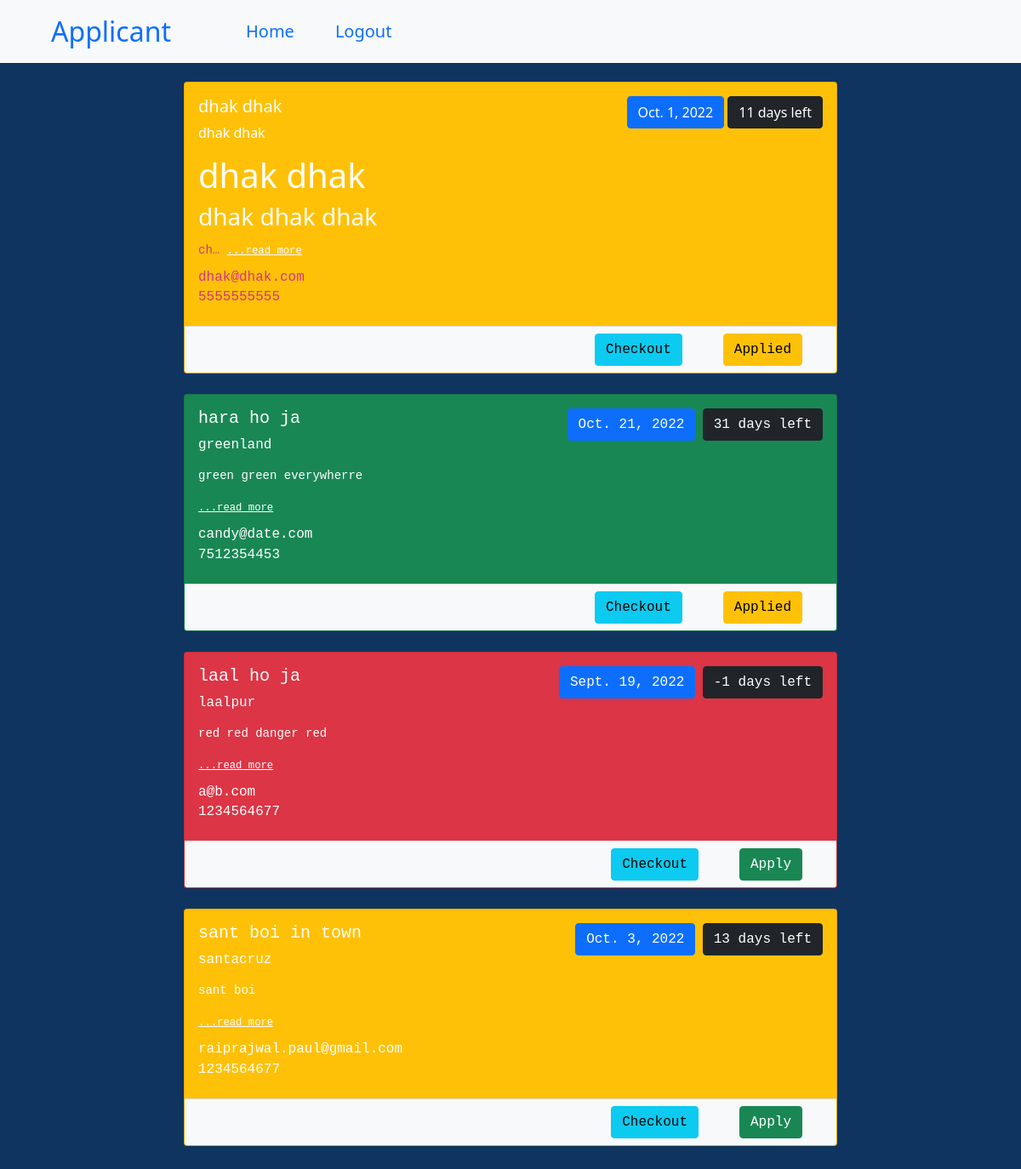
The page /dashboard/16 (signed in) on the database as committed earlier.
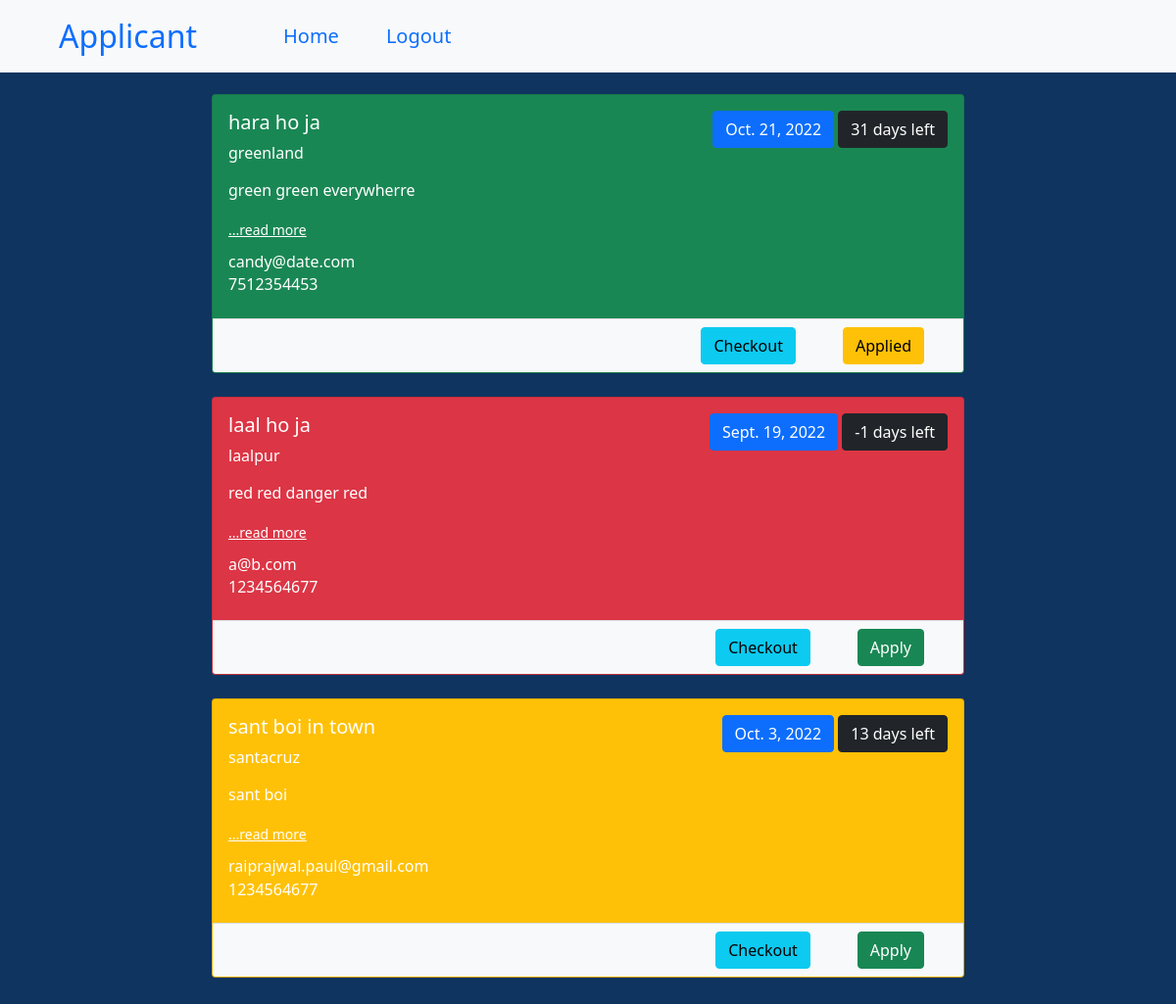
The same page on the database as committed later.
### board/models.py (models this page shows)
class Job(models.Model):
    title = models.CharField(max_length=250)
    description = models.TextField(max_length=500)
    location = models.CharField(max_length=250)
    deadline = models.DateField()
    mobile = models.CharField(max_length=10)
    email = models.EmailField()
    is_archieved = models.BooleanField(default=False)
    people = models.ManyToManyField(get_user_model())
    order = models.IntegerField(default=0, blank=True)
    @property
    def days_left(self):
        return self.deadline - date.today()
    @property
    def bg_class(self):
        if self.days_left > timedelta(days=21):
            return "success"
        elif self.days_left < timedelta(days=3):
            return "danger"
        elif self.days_left < timedelta(days=14):
            return "warning"
        else:
            return "secondary"

### board/views.py (the view)
# urls.py: path('dashboard/<int:id>', views.dashboard, name='dashboard'),
def dashboard(req, id):
    if id==1:
        user_group = Group.objects.get(name = 'Terraformers')
        category = 'Terraformer'
    else:
        user_group = Group.objects.get(name = 'Applicants')
        category = 'Applicant'
    if req.user.is_authenticated and user_group == req.user.groups.all()[0]:
        jobs = Job.objects.all().order_by('order')
        jobs_user = {}
        for job in jobs:
            if Job.objects.get(pk=job.id).people.filter(id=req.user.id):
                jobs_user[job.id] = True
        return render(req, "dashboard.html", {'category': category, 'group': id, 'jobs': jobs, 'jobs_user': jobs_user})
    else:
        messages.warning(req, "You are not authorized to access this group.")
        return HttpResponseRedirect('/')

### board/templatetags/jobextra.py (called while the page is built)
@register.filter
def convert_markdown(value):
    return markdown.markdown(value)

@register.filter
def get_value(dictionary, key):
    return dictionary.get(key)

### board/templates/dashboard.html (shortened to what this page needs)
{% extends 'base.html' %}
{% load static %}
{% load jobextra %}
{% block content %}
<div>
  <nav class="fixed-top navbar navbar-expand-lg bg-light px-5 py-2">
    <div class="container-fluid">
      <a id="category" class="navbar-brand fs-2" href="{% url 'home' %}">{{category}}</a>
      <div class="collapse navbar-collapse mx-5 fs-5" id="navbarNavAltMarkup">
        <div class="navbar-nav">
          <a class="mx-3 nav-link" aria-current="page" href="{%url 'home' %}">Home</a>
          <a class="mx-3 nav-link" href="{%url 'logout' %}">Logout</a>
        </div>
      </div>
    </div>
  </nav>
  <div class = "mt-5">
  <div id="jobs" class = "my-5">
    {% for job in jobs %}
    {% if not job.is_archieved %}
    <div
    {% if category == "Terraformer" %}
    id="{{job.id}}"
    draggable="true" ondragstart="start()"  ondragover="dragover()" ondragend="dragend()" class="card my-4 bg-{{job.bg_class}} text-white"
    style="width: 48rem; cursor: move;">
    {% else %}
    class="card my-4 bg-{{job.bg_class}} text-white" style="width: 48rem;">
    {% endif %}
      <div class="card-body">
        <div class="d-flex justify-content-between">
          <div><h5 class="card-title">{{job.title}}</h5></div>
          <div>
            <button type="button" class="btn btn-primary">{{job.deadline}}</button>
            <button type="button" class="btn btn-dark">{{job.days_left.days}} days left</button>
          </div>
        </div>
        <h6 class="card-subtitle mb-2">{{job.location}}</h6>
        <p class="card-text">{{job.description|convert_markdown|safe|truncatechars:55}}
          <small>
            {% if category == "Applicant" %}
              <a class="text-white" href="{% url 'checkout_job' group job.id %}">...read more</a>
            {% else %}
              <a class="text-white" href="{% url 'candidates' group job.id %}">...read more</a>
            {% endif %}
          </small>
        </p>
        <h6 class="card-subtitle mb-2">{{job.email}}</h6>
        <h6 class="card-subtitle mb-2">{{job.mobile}}</h6>
      </div>
      <div class="card-footer d-flex justify-content-end bg-light">
          {% if category == "Applicant" %}
            <a href="{% url 'checkout_job' group job.id %}" class="btn btn-info mx-4">Checkout</a>
            {% if jobs_user|get_value:job.id %}
              <a href="{% url 'apply_job' group job.id %}" class="btn btn-warning mx-4">Applied</a>
            {% else %}
              <a href="{% url 'apply_job' group job.id %}" class="btn btn-success mx-4">Apply</a>
            {% endif %}
          {% endif %}
      </div>
    </div>
    {% endif %}
    {% endfor %}
  </div>
  </div>
</div>
{% endblock content %}

Rows that differ between the two databases and show on the page:
no longer on this page (row edited): Job: title "dhak dhak", deadline "Oct. 1, 2022", days_left.days "11", location "dhak dhak", description|convert_markdown "dhak dhak dhak dhak dhak ch…", email "dhak@dhak.com", mobile "5555555555", shows "Applied"
